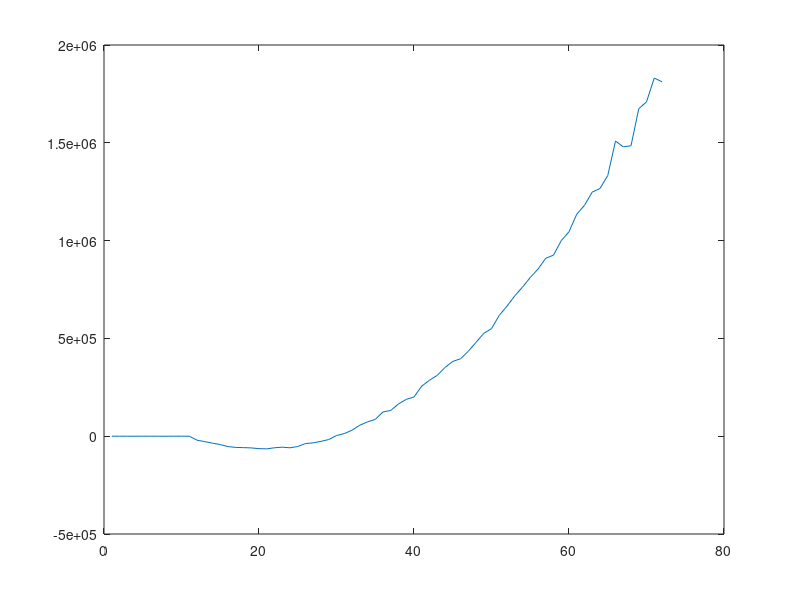

Write MATLAB code to recreate this figure.
% Financial Model -- Big Solve Robotics

numMonths = 72;
revenue = zeros(numMonths, 1);
expenses = zeros(numMonths, 1);

% Assume 12 months pass before revenue starts from first sale
revenueMask = ones(numMonths,1);
numMonthsNoRevenue = 12;
numMonthsNoHiring = 12;
for i=1:numMonthsNoRevenue
   revenueMask(i) = 0; 
end

% Revenue from events -- PER ROBOT
revenue_events_mean_monthly = 300; % based on earning 300/event, averaging 1.5 events monthly
events_volatility = 100; % sigma for our event revenue distribution
% so 68% of revenues will be between about (mean-200, mean+200)
revenue_events_flow = normrnd(zeros(numMonths,1)+revenue_events_mean_monthly, events_volatility).*revenueMask;

% Revenue from offices -- PER ROBOT
revenue_offices_monthly = 600;
revenue_offices_flow = revenueMask*revenue_offices_monthly;

% Expenses: salaries per employee
expense_engineer_monthly = 5833; % based on ~70k/year cost (8k above Toronto average according to payscale.com)
expense_salesperson_monthly = 5000; % based on ~60k/year cost (11k above Toronto average according to payscale.com)

% Expenses: office space
expense_office_space_sub10 = 2000; % when we are sub 10 people using a ~1000sqft office
expense_office_space_gte10 = 7000; % when we upgrade to a ~3500 sqft office for up to 20 ppl
% Cash flow from office expenses: assume after year 1 we get starting
% office, and 12 months thereafter we move to bigger office
expenses_office_flow = zeros(numMonths,1);
expenses_office_flow(12:24) = expense_office_space_sub10;
expenses_office_flow(24:numMonths) = expense_office_space_gte10;

% Growth variables: number of employees
hiring_engineer_frequency = 4; % every X months bring on a new engineer 
hiring_salesperson_frequency = 1; % every X months bring on a new salesperson 
hiring_engineer_flow_indicator = zeros(numMonths,1); % == 1 if we hire a new eng that month, else 0
hiring_salesperson_flow_indicator = zeros(numMonths,1); % == 1 if we hire a new sales that month, else 0
for i=numMonthsNoHiring:numMonths
   if mod(i,hiring_engineer_frequency)==0
       hiring_engineer_flow_indicator(i) = 1;
   end
   if mod(i,hiring_salesperson_frequency)==0
       hiring_salesperson_flow_indicator(i) = 1;
   end
end

% Expenses: salary cash flow
expenses_salaries_flow = zeros(numMonths,1);
for i=1:numMonths
   engineering_costs = sum(hiring_engineer_flow_indicator(1:i))*expense_engineer_monthly;
   salesperson_costs = sum(hiring_salesperson_flow_indicator(1:i))*expense_salesperson_monthly;
   expenses_salaries_flow(i) = engineering_costs + salesperson_costs;
end

% Growth variable: number of robots sold as a function of salespeople
% Formula: at each month, take the total number of salespeople, and assume
% each salesperson will close a constant amount of deals per month
robots_sold_per_salesperson_monthly = 3; %2
robots_sold_flow = zeros(numMonths,1); % in each month, how many do we sell?
for i=numMonthsNoRevenue:numMonths
   num_salespeople = sum(hiring_salesperson_flow_indicator(1:i));
   robots_sold_flow(i) = num_salespeople * robots_sold_per_salesperson_monthly;
end

% Expenses: new robot and new sale
cost_per_robot_hardware = 1000; %1000 
cost_per_robot_sale = 1000; % plane tickets for sales engineer + robot shipping costs for demo
cost_per_robot_installation = 500; % plane ticket for engineer to configure (or view as robot shipping cost) 
total_cost_per_new_robot = cost_per_robot_hardware + cost_per_robot_sale + cost_per_robot_installation;
expenses_new_robots_flow = zeros(numMonths,1);
for i=1:numMonths
   expenses_new_robots_flow(i) = robots_sold_flow(i)*total_cost_per_new_robot; 
end

% Number of deployed robots earning us $$$
robots_deployed_flow = zeros(numMonths,1); % cumulative each month
attritionFactor = 0.2;
for i=2:numMonths
    attrition = attritionFactor * robots_deployed_flow(i-1);
    robots_deployed_flow(i) = sum(robots_sold_flow(1:i)) - attrition;
end

%%%%%%%%%%% REVENUES %%%%%%%%%%%
percent_robots_events = 0.1;
percent_robots_office = 0.9; % sum to 1
robots_deployed_events_flow = round(robots_deployed_flow * percent_robots_events);
robots_deployed_office_flow = round(robots_deployed_flow * percent_robots_office);
revenue_robots_deployed_events = revenue_events_flow .* robots_deployed_events_flow;
revenue_robots_deployed_offices = revenue_offices_flow .* robots_deployed_office_flow;

TOTAL_REVENUE_FLOW = revenue_robots_deployed_events + revenue_robots_deployed_offices;

%%%%%%%%%%% EXPENSES %%%%%%%%%%%
TOTAL_EXPENSE_FLOW = expenses_new_robots_flow + expenses_salaries_flow + expenses_office_flow;

%%%%%%%%%%% NET CASH FLOW %%%%%%
NET_CASH_FLOW = TOTAL_REVENUE_FLOW - TOTAL_EXPENSE_FLOW;

%figure; plot(TOTAL_REVENUE_FLOW);
%figure; plot(TOTAL_EXPENSE_FLOW);
figure; plot(NET_CASH_FLOW);

